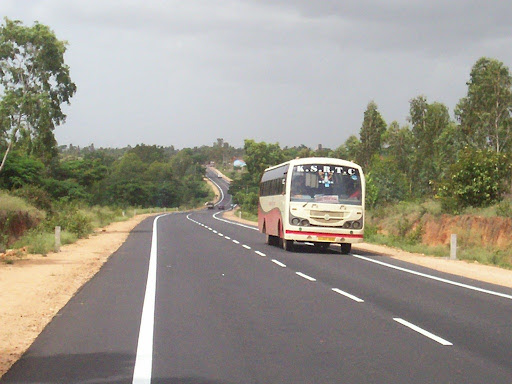
#> input picture Camera/Python PC Project/Tests/road.jpg, 512 x 384 px
$ python -i imageprocessing.py   (imports and definitions only)
#> lines starting #> are read from the running program, lines starting #| are printed output that depends on the picture
#> further down, picture is the input picture: shape (384, 512, 3); mean B, G, R 138.2, 148.7, 152.7
import cv2
import numpy


class ImageProcessing(object):

    def __init__(self, image):
        self.image = image
        self.maskcoords = None

        self.mask = None
        self.canny = None

        self.masked_image = None

    def createmask(self):

        # We put a mask over the parts of the image we do not want
        # our line detection program to take into account

        image = cv2.cvtColor(self.image, cv2.COLOR_BGR2RGB)

        imgray = cv2.cvtColor(image, cv2.COLOR_RGB2GRAY)
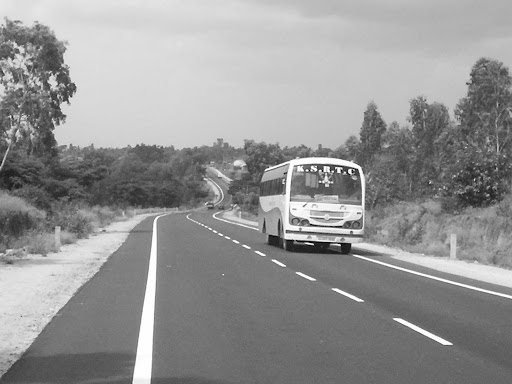
#> imgray: shape (384, 512); min 0, max 255, mean 148.7

        blur = cv2.GaussianBlur(imgray, (5, 5), 0)
        canny = cv2.Canny(blur, 100, 170)
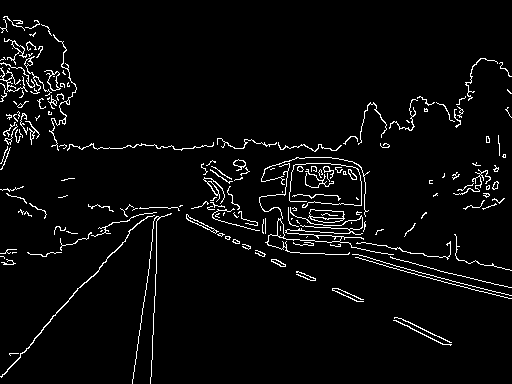
#> canny: shape (384, 512); 3.9% white in thin lines or dots

        mask = numpy.zeros(canny.shape[:2], dtype="uint8")

        self.mask = mask
        self.canny = canny

        return mask, canny

    # [48 lines left out: functions drawmask, lanedetection, not called in this run]

>>> import cv2
>>> picture = cv2.imread('../../../Tests/road.jpg')
>>> result = ImageProcessing(picture).createmask()
